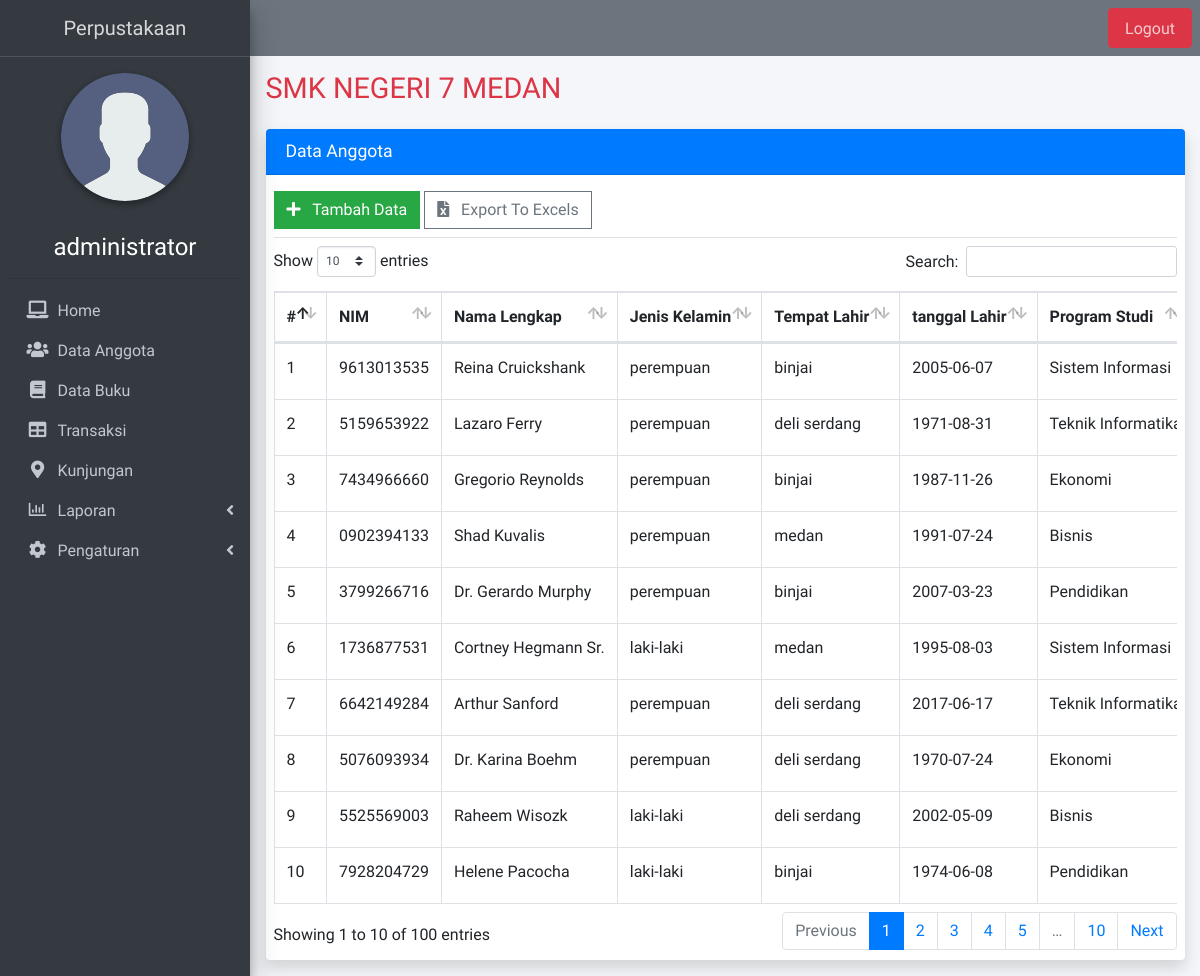
Screenshot of /admin/anggota (signed in) with the database file from the repository.
### tables this page shows
CREATE TABLE `anggota` (
  `id` int(11) NOT NULL,
  `prodi_id` int(11) NOT NULL,
  `nim` varchar(10) NOT NULL,
  `nama_lengkap` varchar(255) NOT NULL,
  `tempat_lahir` varchar(100) NOT NULL,
  `tgl_lahir` date NOT NULL,
  `jk` enum('laki-laki','perempuan') NOT NULL,
  `created_at` datetime NOT NULL DEFAULT current_timestamp()
);

CREATE TABLE `prodi` (
  `id` int(11) NOT NULL,
  `kode` varchar(10) NOT NULL,
  `prodi` varchar(100) NOT NULL,
  `created_at` datetime NOT NULL DEFAULT current_timestamp()
);

### helpers/base_url.php (called while the page is built)
<?php
function base_url($url = null){
	$base_url = "http://localhost/perpustakaan";
	if($url != null){
		return $base_url. "/" .$url;
	}
	else{
		return $base_url;
	}
}

### helpers/query.php (called while the page is built, shortened)
<?php
function list_query($query){
    global $conn;
    $result = mysqli_query($conn, $query)or die("Error: " . $conn);
    $rows = [];
    while($row = mysqli_fetch_assoc($result)){
        $rows[] = $row;
    }
    return $rows;
}

### admin/pages/anggota/index.php (the view, shortened to what this page needs)
<div class="row">
  <div class="col">
    <div class="card shadow">
      <div class="card-header bg-primary">
        <h2 class="card-title">Data Anggota</h2>
      </div>
      <div class="card-body p-2">
        <div class="mb-2 border-bottom py-2">
          <a href="<?=base_url()?>/admin/add-anggota" class="btn btn-flat btn-success">
          <i class="fas fa-plus mr-2"></i>
            Tambah Data
          </a>
          <a href="<?=base_url()?>/admin/export-anggota" class="btn btn-flat btn-outline-secondary">
          <i class="fas fa-file-excel mr-2"></i>
            Export To Excels
          </a>
        </div>
        <div class="table-responsive">
          <table id="" class="table table-bordered table-hover table-list display nowrap" style="width:100%">
            <thead>
              <tr>
                <th>#</th>
                <th>NIM</th>
                <th>Nama Lengkap</th>
                <th>Jenis Kelamin</th>
                <th>Tempat Lahir</th>
                <th>tanggal Lahir</th>
                <th>Program Studi</th>
              </tr>
            </thead>
            <tbody>
              <?php
              $no= 1;
              $query = 'SELECT
                            anggota.*,
                            prodi.prodi
                        FROM
                            anggota
                        JOIN prodi ON prodi.id = anggota.prodi_id';
              $lists = list_query($query);
              foreach($lists as $list):
              ?>
              <tr>
                <td><?=$no++?></td>
                <td><?=$list['nim']?></td>
                <td><?=$list['nama_lengkap']?></td>
                <td><?=$list['jk']?></td>
                <td><?=$list['tempat_lahir']?></td>
                <td><?=$list['tgl_lahir']?></td>
                <td><?=$list['prodi']?></td>
              </tr>
              <?php
              endforeach;
              ?>
            </tbody>
          </table>
        </div>
      </div>
    </div>
  </div>
</div>

### rows the page displays
anggota: nim "9613013535", nama_lengkap "Reina Cruickshank", jk "perempuan", tempat_lahir "binjai", tgl_lahir "2005-06-07", prodi.prodi "Sistem Informasi"
anggota: nim "5159653922", nama_lengkap "Lazaro Ferry", jk "perempuan", tempat_lahir "deli serdang", tgl_lahir "1971-08-31", prodi.prodi "Teknik…"
anggota: nim "7434966660", nama_lengkap "Gregorio Reynolds", jk "perempuan", tempat_lahir "binjai", tgl_lahir "1987-11-26", prodi.prodi "Ekonomi"
anggota: nim "0902394133", nama_lengkap "Shad Kuvalis", jk "perempuan", tempat_lahir "medan", tgl_lahir "1991-07-24", prodi.prodi "Bisnis"
anggota: nim "3799266716", nama_lengkap "Dr. Gerardo Murphy", jk "perempuan", tempat_lahir "binjai", tgl_lahir "2007-03-23", prodi.prodi "Pendidikan"
anggota: nim "1736877531", nama_lengkap "Cortney Hegmann Sr.", jk "laki-laki", tempat_lahir "medan", tgl_lahir "1995-08-03", prodi.prodi "Sistem Informasi"
anggota: nim "6642149284", nama_lengkap "Arthur Sanford", jk "perempuan", tempat_lahir "deli serdang", tgl_lahir "2017-06-17", prodi.prodi "Teknik…"
anggota: nim "5076093934", nama_lengkap "Dr. Karina Boehm", jk "perempuan", tempat_lahir "deli serdang", tgl_lahir "1970-07-24", prodi.prodi "Ekonomi"
anggota: nim "5525569003", nama_lengkap "Raheem Wisozk", jk "laki-laki", tempat_lahir "deli serdang", tgl_lahir "2002-05-09", prodi.prodi "Bisnis"
anggota: nim "7928204729", nama_lengkap "Helene Pacocha", jk "laki-laki", tempat_lahir "binjai", tgl_lahir "1974-06-08", prodi.prodi "Pendidikan"

### other values shown
$_SESSION['user']['nama'] "administrator"
